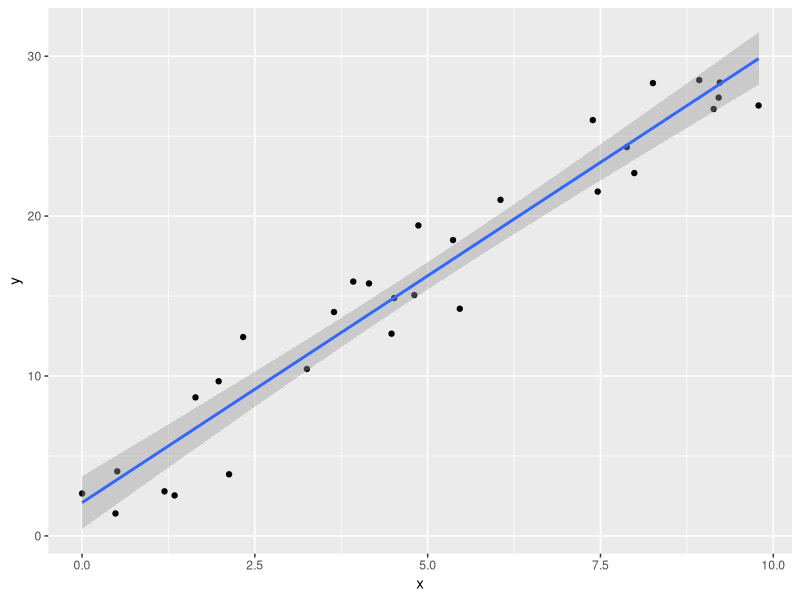
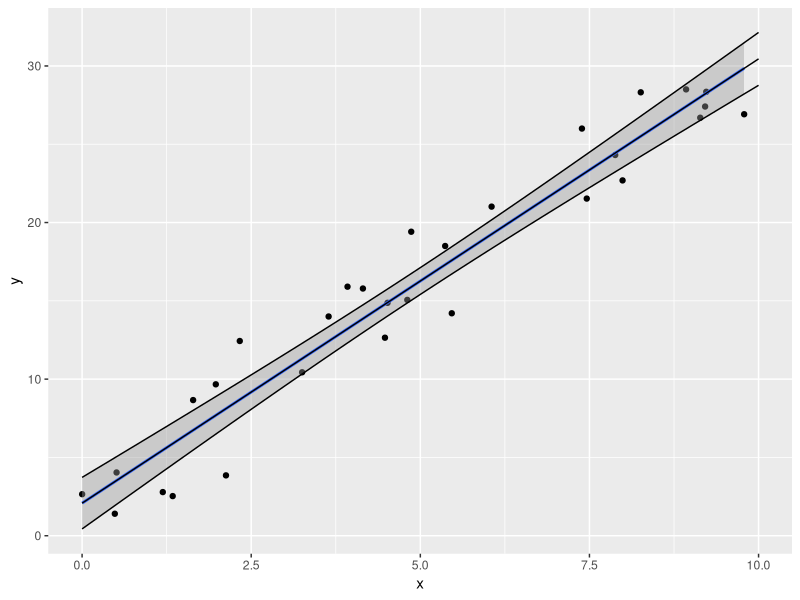
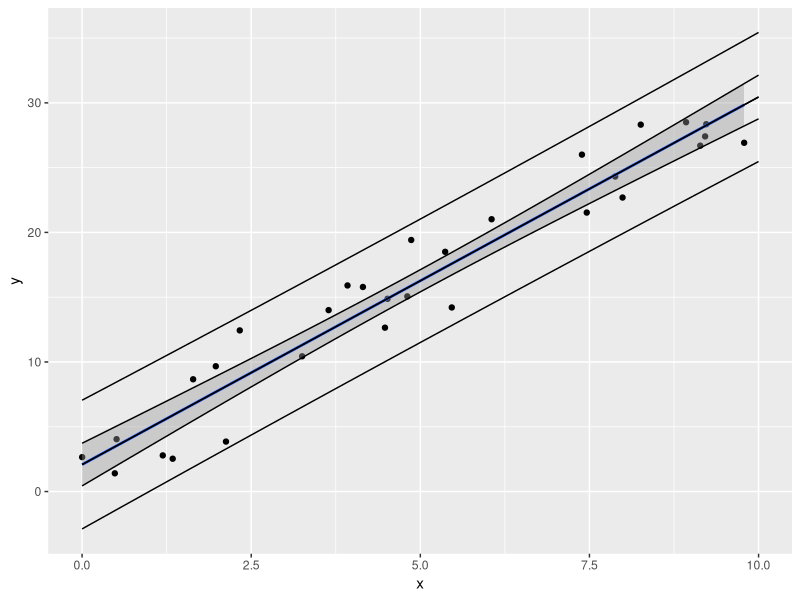

R code for these plots, in order:
#' To get confidence intervals for parameters in linear models, use confint.

x <- runif(30, 0, 10)
y <- 2 + 3 * x + rnorm(30, 0, 2)
mod <- lm(y~x)
str(mod)
summary(mod)
confint(mod)[1,2]
str(confint(mod, level = 0.99))

#' Let's verify that confint works correctly for the intercept via simulation.

sim_dat <- replicate(1000, {
  x <- runif(30, 0, 10)
  y <- 2 + 3 * x + rnorm(30, 0, 2)
  mod <- lm(y~x)
  2 > confint(mod)[1,1] && 2 < confint(mod)[1,2]
})
mean(sim_dat) #should be about 0.95

#' to find confidence and prediction intervals, use the R command predict

predict(mod, newdata = data.frame(x = 5), interval = "conf")
predict(mod, newdata = data.frame(x = 5), interval = "pre")

dat <- data.frame(x = x, y = y)
library(ggplot2)
ggplot(dat, aes(x , y)) + geom_point() + 
  geom_smooth(method = "lm")

conf_dat <- predict(mod, newdata = data.frame(x = seq(0,10,.1)), interval = "conf")
conf_dat <- data.frame(conf_dat, x = seq(0, 10, .1))
conf_dat <- tidyr::gather(conf_dat, key = bound, value = value, -x)
ggplot(dat, aes(x , y)) + geom_point() + 
  geom_smooth(method = "lm") +
  geom_line(data = conf_dat, mapping = aes(x = x,y = value, group = bound)) 


pre_dat <- predict(mod, newdata = data.frame(x = seq(0,10,.1)), interval = "pre")
pre_dat <- data.frame(pre_dat, x = seq(0, 10, .1))
pre_dat <- tidyr::gather(pre_dat, key = bound, value = value, -x)
ggplot(dat, aes(x , y)) + geom_point() + 
  geom_smooth(method = "lm") +
  geom_line(data = conf_dat, mapping = aes(x = x,y = value, group = bound)) +
  geom_line(data = pre_dat, mapping = aes(x = x,y = value, group = bound, style = "dashed"))
